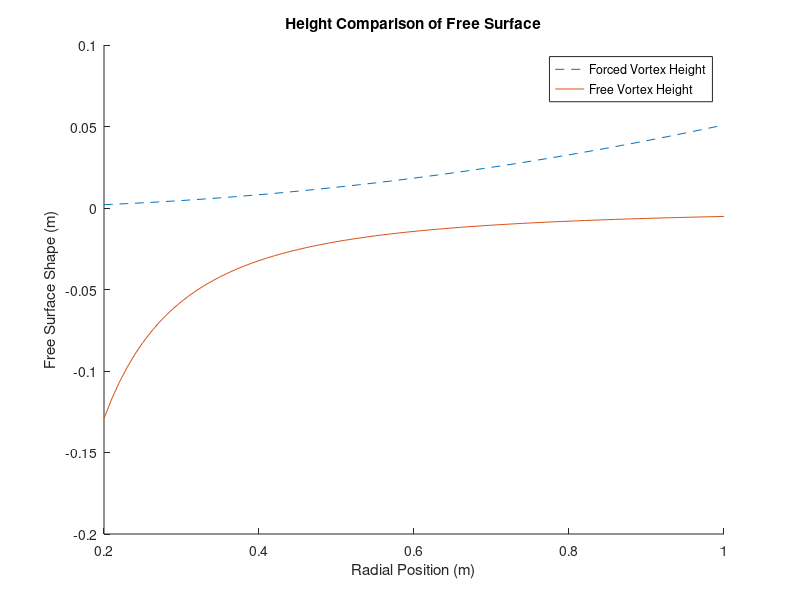

Reproduce this figure in MATLAB.
clear; clc; close all;

rho = 999; % kg/m^3
g = 9.81; % m/s^2

%choose omega, gamma arbitrarily
w = 1;
gamma = 1;

p_atm = 1;

r = 0.2 : 0.01 : 1.0;

h_force = zeros(length(r),1);
h_free = zeros(length(r),1);

for i = 1 : length(r)
   
    h_force(i) = ((w*r(i))^2)/(2*g);
    
    h_free(i) = -gamma^2/(2*pi^2*g*r(i)^2);
    
end

hold on
plot(r,h_force,'--')
plot(r,h_free)
legend('Forced Vortex Height','Free Vortex Height');
title('Height Comparison of Free Surface');
xlabel('Radial Position (m)');
ylabel('Free Surface Shape (m)');